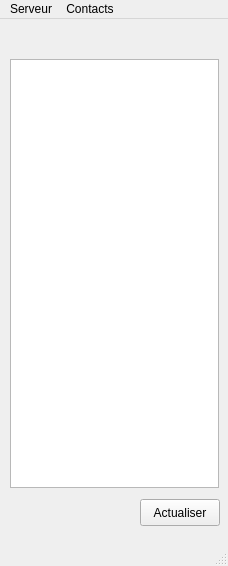
<ui version="4.0" >
 <class>MainWindow</class>
 <widget class="QMainWindow" name="MainWindow" >
  <property name="geometry" >
   <rect>
    <x>0</x>
    <y>0</y>
    <width>228</width>
    <height>566</height>
   </rect>
  </property>
  <property name="windowTitle" >
   <string>MainWindow</string>
  </property>
  <widget class="QWidget" name="centralwidget" >
   <widget class="QWidget" name="verticalLayout" >
    <property name="geometry" >
     <rect>
      <x>10</x>
      <y>40</y>
      <width>211</width>
      <height>431</height>
     </rect>
    </property>
    <layout class="QVBoxLayout" >
     <property name="sizeConstraint" >
      <enum>QLayout::SetDefaultConstraint</enum>
     </property>
    </layout>
   </widget>
   <widget class="QPushButton" name="ButtonRefresh" >
    <property name="geometry" >
     <rect>
      <x>140</x>
      <y>480</y>
      <width>80</width>
      <height>27</height>
     </rect>
    </property>
    <property name="text" >
     <string>Actualiser</string>
    </property>
   </widget>
   <widget class="QLabel" name="labelPseudo" >
    <property name="geometry" >
     <rect>
      <x>10</x>
      <y>10</y>
      <width>111</width>
      <height>17</height>
     </rect>
    </property>
    <property name="text" >
     <string/>
    </property>
   </widget>
   <widget class="QListWidget" name="qlistwidget_amis" >
    <property name="geometry" >
     <rect>
      <x>10</x>
      <y>40</y>
      <width>209</width>
      <height>429</height>
     </rect>
    </property>
    <property name="contextMenuPolicy" >
     <enum>Qt::CustomContextMenu</enum>
    </property>
   </widget>
  </widget>
  <widget class="QMenuBar" name="menubar" >
   <property name="geometry" >
    <rect>
     <x>0</x>
     <y>0</y>
     <width>228</width>
     <height>22</height>
    </rect>
   </property>
   <widget class="QMenu" name="menuServeur" >
    <property name="title" >
     <string>Serveur</string>
    </property>
    <addaction name="qaction_connexion" />
   </widget>
   <widget class="QMenu" name="menuContacts" >
    <property name="title" >
     <string>Contacts</string>
    </property>
    <addaction name="actionTags" />
    <addaction name="actionInviter_Chatroom" />
   </widget>
   <addaction name="menuServeur" />
   <addaction name="menuContacts" />
  </widget>
  <widget class="QStatusBar" name="statusbar" />
  <action name="qaction_connexion" >
   <property name="text" >
    <string>Connection</string>
   </property>
  </action>
  <action name="actionFiltres" >
   <property name="text" >
    <string>Filtres</string>
   </property>
  </action>
  <action name="actionTags" >
   <property name="text" >
    <string>Tags</string>
   </property>
  </action>
  <action name="actionInviter_Chatroom" >
   <property name="text" >
    <string>Inviter Chatroom</string>
   </property>
  </action>
 </widget>
 <resources/>
 <connections/>
</ui>
